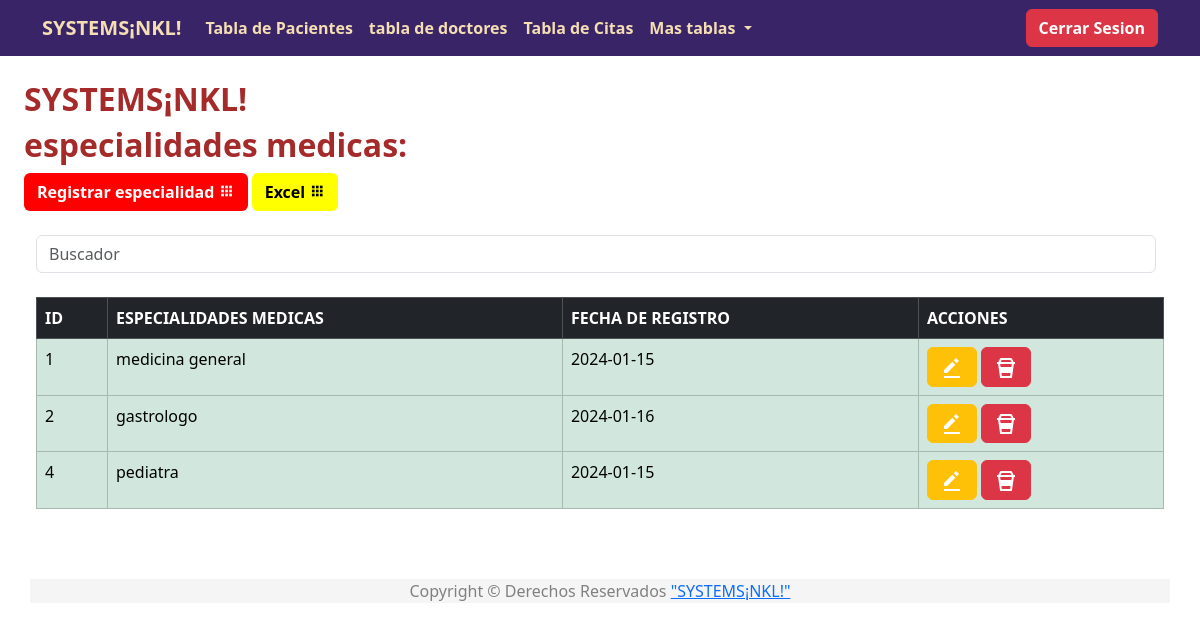
Screenshot of /especialidades/index.php with the database file from the repository.
### tables this page shows
CREATE TABLE `especialidades` (
  `id` int(11) NOT NULL,
  `especialidades` varchar(255) NOT NULL,
  `fecha` date NOT NULL
);

### especialidades/index.php (the view, shortened to what this page needs)
<?php
include("../db.php");
$nkl = $conexion -> prepare("SELECT * FROM especialidades");
$nkl -> execute();
$especialidades = $nkl -> fetchAll(PDO::FETCH_ASSOC);
 ?>
<?php include("../template/header.php"); ?>
<div class="contenedor p-4">
<h2 style="color: brown;" class="fw-bold">SYSTEMS¡NKL!</h2>
<h2 style="color: brown;" class="fw-bold">especialidades medicas:</h2>
<a style="background:red;" class="btn text-white fw-bold" href="agregar.php">Registrar especialidad
<i class='bx bxs-grid'></i> </a>
<a style="background: yellow;" class="btn text-black fw-bold" href="excel.php">Excel
<i class='bx bxs-grid'></i> </a>
<br>
<br>
      <div class="container-fluid">
  <form class="d-flex">
      <input class="form-control me-2 light-table-filter" data-table="table_id" type="text"
      placeholder="Buscador">
  </form>
<br>
<div class="table-responsive">
<table class="table table-bordered table-success table_id">
  <thead class="table table-dark">
            <tr>
                <th scope="col">ID</th>
                <th scope="col">ESPECIALIDADES MEDICAS</th>
                <th scope="col">FECHA DE REGISTRO</th>
                <th scope="col">ACCIONES</th>
            </tr>
        </thead>
        <tbody>
        <?php foreach($especialidades as $especial) { ?>
            <tr class="">
                <td scope="row"><?php echo $especial['id']; ?></td>
                <td><?php echo $especial['especialidades']; ?></td>
                <td><?php echo $especial['fecha']; ?></td>
                <td>
                    <a href="editar.php?id=<?php echo $especial['id']; ?>" class="btn btn-warning" role="button"><img src="../img/editar.svg" alt=""></a>
                    <a href="javascript:borrar(<?php echo $especial['id']; ?>);" class="btn btn-danger" role="button"><img src="../img/eliminar.svg" alt=""></a>
                </td>
            </tr>
     <?php } ?>
        </tbody>
    </table>
</div>
<?php include("../template/footer.php"); ?>

### rows the page displays
especialidades: id "1", especialidades "medicina general", fecha "2024-01-15"
especialidades: id "2", especialidades "gastrologo", fecha "2024-01-16"
especialidades: id "4", especialidades "pediatra", fecha "2024-01-15"
